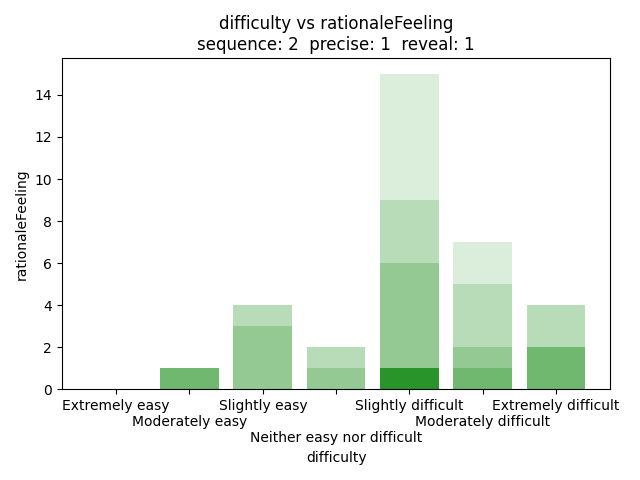

Python code for this plot:
import pandas as pd
import matplotlib.pyplot as plt
import seaborn as sns
import numpy as np

data = pd.read_csv("qualitative.csv")
seq = 2
prec = 1
rev = 1
data = data[(data['con.sequence'] == seq) & (data['con.precise'] == prec) & (data['con.reveal'] == rev)]

f1a = data[(data["difficulty"] == "Extremely easy") & (data["rationaleFeeling"] == "Extremely negative")].shape[0]
f1b = data[(data["difficulty"] == "Moderately easy") & (data["rationaleFeeling"] == "Extremely negative")].shape[0]
f1c = data[(data["difficulty"] == "Slightly easy") & (data["rationaleFeeling"] == "Extremely negative")].shape[0]
f1d = data[(data["difficulty"] == "Neither easy nor difficult") & (data["rationaleFeeling"] == "Extremely negative")].shape[0]
f1e = data[(data["difficulty"] == "Slightly difficult") & (data["rationaleFeeling"] == "Extremely negative")].shape[0]
f1f = data[(data["difficulty"] == "Moderately difficult") & (data["rationaleFeeling"] == "Extremely negative")].shape[0]
f1g = data[(data["difficulty"] == "Extremely difficult") & (data["rationaleFeeling"] == "Extremely negative")].shape[0]

f2a = data[(data["difficulty"] == "Extremely easy") & (data["rationaleFeeling"] == "Moderately negative")].shape[0]
f2b = data[(data["difficulty"] == "Moderately easy") & (data["rationaleFeeling"] == "Moderately negative")].shape[0]
f2c = data[(data["difficulty"] == "Slightly easy") & (data["rationaleFeeling"] == "Moderately negative")].shape[0]
f2d = data[(data["difficulty"] == "Neither easy nor difficult") & (data["rationaleFeeling"] == "Moderately negative")].shape[0]
f2e = data[(data["difficulty"] == "Slightly difficult") & (data["rationaleFeeling"] == "Moderately negative")].shape[0]
f2f = data[(data["difficulty"] == "Moderately difficult") & (data["rationaleFeeling"] == "Moderately negative")].shape[0]
f2g = data[(data["difficulty"] == "Extremely difficult") & (data["rationaleFeeling"] == "Moderately negative")].shape[0]

f3a = data[(data["difficulty"] == "Extremely easy") & (data["rationaleFeeling"] == "Slightly negative")].shape[0]
f3b = data[(data["difficulty"] == "Moderately easy") & (data["rationaleFeeling"] == "Slightly negative")].shape[0]
f3c = data[(data["difficulty"] == "Slightly easy") & (data["rationaleFeeling"] == "Slightly negative")].shape[0]
f3d = data[(data["difficulty"] == "Neither easy nor difficult") & (data["rationaleFeeling"] == "Slightly negative")].shape[0]
f3e = data[(data["difficulty"] == "Slightly difficult") & (data["rationaleFeeling"] == "Slightly negative")].shape[0]
f3f = data[(data["difficulty"] == "Moderately difficult") & (data["rationaleFeeling"] == "Slightly negative")].shape[0]
f3g = data[(data["difficulty"] == "Extremely difficult") & (data["rationaleFeeling"] == "Slightly negative")].shape[0]

f4a = data[(data["difficulty"] == "Extremely easy") & (data["rationaleFeeling"] == "Neither positive nor negative")].shape[0]
f4b = data[(data["difficulty"] == "Moderately easy") & (data["rationaleFeeling"] == "Neither positive nor negative")].shape[0]
f4c = data[(data["difficulty"] == "Slightly easy") & (data["rationaleFeeling"] == "Neither positive nor negative")].shape[0]
f4d = data[(data["difficulty"] == "Neither easy nor difficult") & (data["rationaleFeeling"] == "Neither positive nor negative")].shape[0]
f4e = data[(data["difficulty"] == "Slightly difficult") & (data["rationaleFeeling"] == "Neither positive nor negative")].shape[0]
f4f = data[(data["difficulty"] == "Moderately difficult") & (data["rationaleFeeling"] == "Neither positive nor negative")].shape[0]
f4g = data[(data["difficulty"] == "Extremely difficult") & (data["rationaleFeeling"] == "Neither positive nor negative")].shape[0]

f5a = data[(data["difficulty"] == "Extremely easy") & (data["rationaleFeeling"] == "Slightly positive")].shape[0]
f5b = data[(data["difficulty"] == "Moderately easy") & (data["rationaleFeeling"] == "Slightly positive")].shape[0]
f5c = data[(data["difficulty"] == "Slightly easy") & (data["rationaleFeeling"] == "Slightly positive")].shape[0]
f5d = data[(data["difficulty"] == "Neither easy nor difficult") & (data["rationaleFeeling"] == "Slightly positive")].shape[0]
f5e = data[(data["difficulty"] == "Slightly difficult") & (data["rationaleFeeling"] == "Slightly positive")].shape[0]
f5f = data[(data["difficulty"] == "Moderately difficult") & (data["rationaleFeeling"] == "Slightly positive")].shape[0]
f5g = data[(data["difficulty"] == "Extremely difficult") & (data["rationaleFeeling"] == "Slightly positive")].shape[0]

f6a = data[(data["difficulty"] == "Extremely easy") & (data["rationaleFeeling"] == "Moderately positive")].shape[0]
f6b = data[(data["difficulty"] == "Moderately easy") & (data["rationaleFeeling"] == "Moderately positive")].shape[0]
f6c = data[(data["difficulty"] == "Slightly easy") & (data["rationaleFeeling"] == "Moderately positive")].shape[0]
f6d = data[(data["difficulty"] == "Neither easy nor difficult") & (data["rationaleFeeling"] == "Moderately positive")].shape[0]
f6e = data[(data["difficulty"] == "Slightly difficult") & (data["rationaleFeeling"] == "Moderately positive")].shape[0]
f6f = data[(data["difficulty"] == "Moderately difficult") & (data["rationaleFeeling"] == "Moderately positive")].shape[0]
f6g = data[(data["difficulty"] == "Extremely difficult") & (data["rationaleFeeling"] == "Moderately positive")].shape[0]

f7a = data[(data["difficulty"] == "Extremely easy") & (data["rationaleFeeling"] == "Extremely positive")].shape[0]
f7b = data[(data["difficulty"] == "Moderately easy") & (data["rationaleFeeling"] == "Extremely positive")].shape[0]
f7c = data[(data["difficulty"] == "Slightly easy") & (data["rationaleFeeling"] == "Extremely positive")].shape[0]
f7d = data[(data["difficulty"] == "Neither easy nor difficult") & (data["rationaleFeeling"] == "Extremely positive")].shape[0]
f7e = data[(data["difficulty"] == "Slightly difficult") & (data["rationaleFeeling"] == "Extremely positive")].shape[0]
f7f = data[(data["difficulty"] == "Moderately difficult") & (data["rationaleFeeling"] == "Extremely positive")].shape[0]
f7g = data[(data["difficulty"] == "Extremely difficult") & (data["rationaleFeeling"] == "Extremely positive")].shape[0]


d1 = {
    "f1a": f1a,
    "f1b": f1b,
    "f1c": f1c,
    "f1d": f1d,
    "f1e": f1e,
    "f1f": f1f,
    "f1g": f1g
}

d2 = {
    "f2a": f2a,
    "f2b": f2b,
    "f2c": f2c,
    "f2d": f2d,
    "f2e": f2e,
    "f2f": f2f,
    "f2g": f2g
}

d3 = {
    "f3a": f3a,
    "f3b": f3b,
    "f3c": f3c,
    "f3d": f3d,
    "f3e": f3e,
    "f3f": f3f,
    "f3g": f3g
}

d4 = {
    "f4a": f4a,
    "f4b": f4b,
    "f4c": f4c,
    "f4d": f4d,
    "f4e": f4e,
    "f4f": f4f,
    "f4g": f4g
}

d5 = {
    "f5a": f5a,
    "f5b": f5b,
    "f5c": f5c,
    "f5d": f5d,
    "f5e": f5e,
    "f5f": f5f,
    "f5g": f5g
}

d6 = {
    "f6a": f6a,
    "f6b": f6b,
    "f6c": f6c,
    "f6d": f6d,
    "f6e": f6e,
    "f6f": f6f,
    "f6g": f6g
}

d7 = {
    "f7a": f7a,
    "f7b": f7b,
    "f7c": f7c,
    "f7d": f7d,
    "f7e": f7e,
    "f7f": f7f,
    "f7g": f7g
}


keys1 = list(d1.keys())
keys2 = list(d2.keys())
keys3 = list(d3.keys())
keys4 = list(d4.keys())
keys5 = list(d5.keys())
keys6 = list(d6.keys())
keys7 = list(d7.keys())
keys = list(["Extremely easy", "\nModerately easy", "Slightly easy", "\n\nNeither easy nor difficult", "Slightly difficult", "\nModerately difficult", "Extremely difficult"])

vals1 = np.array(list(d1.values()))
vals2 = np.array(list(d2.values()))
vals3 = np.array(list(d3.values()))
vals4 = np.array(list(d4.values()))
vals5 = np.array(list(d5.values()))
vals6 = np.array(list(d6.values()))
vals7 = np.array(list(d7.values()))
print(vals1)
print(vals2)
print(vals3)
print(vals4)
print(vals5)
print(vals6)
print(vals7)

plt.bar(keys, vals1, color = "green", label = "Extremely negative", alpha = 0.98)
plt.bar(keys, vals2, bottom = vals1, color = "green", label = "Moderately negative", alpha = 0.84)
base = vals1
plt.bar(keys, vals3, bottom = base + vals2, color = "green", label = "Slightly negative", alpha = 0.70)
base += vals2
plt.bar(keys, vals4, bottom = base + vals3, color = "green", label = "Neither positive nor negative", alpha = 0.56)
base += vals3
plt.bar(keys, vals5, bottom = base + vals4, color = "green", label = "Slightly positive", alpha = 0.42)
base += vals4
plt.bar(keys, vals6, bottom = base + vals5, color = "green", label = "Moderately positive", alpha = 0.28)
base += vals5
plt.bar(keys, vals7, bottom = base + vals6, color = "green", label = "Extremely positive", alpha = 0.14)
plt.title("difficulty vs rationaleFeeling" + "\n" + f"sequence: {seq}  precise: {prec}  reveal: {rev}")
plt.xlabel("difficulty")
plt.ylabel("rationaleFeeling")
plt.tight_layout()

plt.show()
